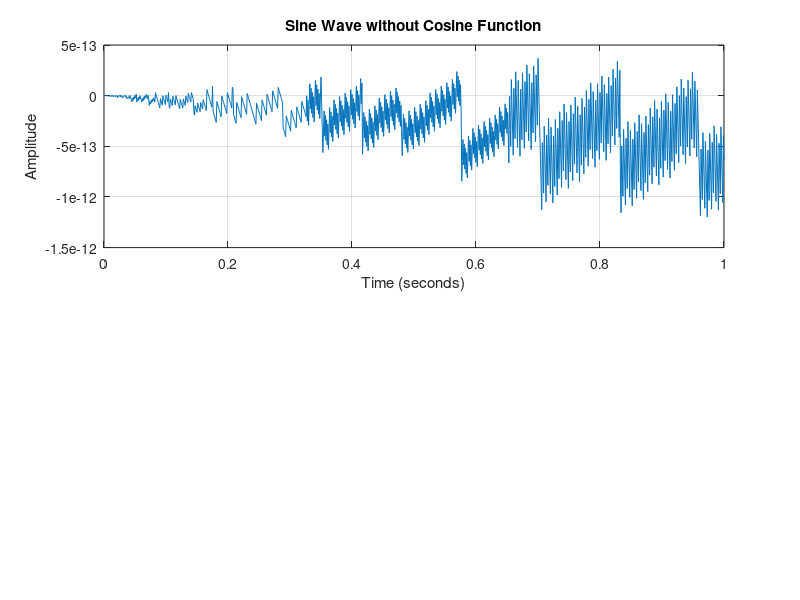

Recreate this plot in MATLAB. (Note: this script raises an error after producing the figure.)
% Parameters
Fs = 1000;          % Sampling frequency (Hz)
T = 1/Fs;           % Sampling period
t = 0:T:1;          % Time vector from 0 to 1 second
f = 1000;              % Frequency of the sine wave (Hz)

% Generate sine wave without using cosine function
y = imag(exp(1i * 2 * pi * f * t));

% Plot
figure;
subplot(2,1,1);
plot(t, y);
title('Sine Wave without Cosine Function');
xlabel('Time (seconds)');
ylabel('Amplitude');
grid on;

Y=fft(y,nfft);
Y=Y(1:nfft/2); %fft symmetric
magY=abs(Y);
f = (0:nfft/2-1)*Fs/nfft;


subplot(2,1,2);
semilogx(f,magY);
title('Sine Wave in freq Domain');
xlabel('freq (hz)');
ylabel('power');

grid on;